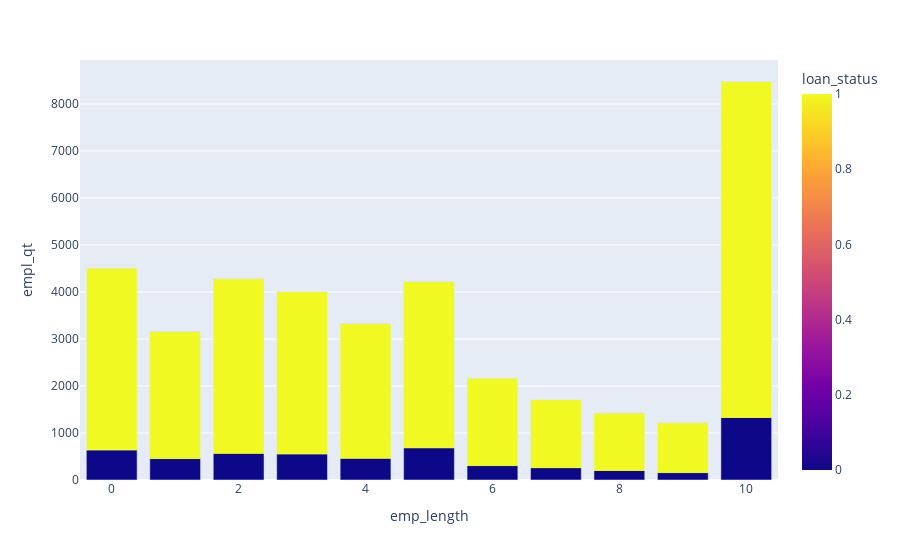

Notebook code for this chart:
### Code cell
df2 = data_set.groupby(['emp_length','loan_status']).size().reset_index(name='empl_qt')
df2_yes = df2[df2['loan_status']==1]
df2_yes.set_index('emp_length', inplace=True)

fig = px.bar(df2,
             x="emp_length",
             y="empl_qt",
             color='loan_status',
             barmode='stack')
fig.show()

### Figure 1 — Plotly figure (JSON) as saved in the notebook; plotly's stock layout.template omitted (floating-point values rounded to 4 significant figures)
{"data": [{"alignmentgroup": "True", "hovertemplate": "emp_length=%{x}<br>empl_qt=%{y}<br>loan_status=%{marker.color}<extra></extra>", "legendgroup": "", "marker": {"color": [0, 1, 0, 1, 0, 1, 0, 1, 0, 1, 0, 1, 0, 1, 0, 1, 0, 1, 0, 1, 0, 1], "coloraxis": "coloraxis", "pattern": {"shape": ""}}, "name": "", "offsetgroup": "", "orientation": "v", "showlegend": false, "textposition": "auto", "type": "bar", "x": [0, 0, 1, 1, 2, 2, 3, 3, 4, 4, 5, 5, 6, 6, 7, 7, 8, 8, 9, 9, 10, 10], "xaxis": "x", "y": [639, 3869, 456, 2713, 567, 3724, 555, 3457, 462, 2880, 686, 3541, 307, 1861, 263, 1448, 203, 1232, 158, 1068, 1331, 7157], "yaxis": "y"}], "layout": {"barmode": "stack", "coloraxis": {"colorbar": {"title": {"text": "loan_status"}}, "colorscale": [[0, "#0d0887"], [0.1111, "#46039f"], [0.2222, "#7201a8"], [0.3333, "#9c179e"], [0.4444, "#bd3786"], [0.5556, "#d8576b"], [0.6667, "#ed7953"], [0.7778, "#fb9f3a"], [0.8889, "#fdca26"], [1, "#f0f921"]]}, "legend": {"tracegroupgap": 0}, "margin": {"t": 60}, "xaxis": {"anchor": "y", "domain": [0, 1], "title": {"text": "emp_length"}}, "yaxis": {"anchor": "x", "domain": [0, 1], "title": {"text": "empl_qt"}}}}
